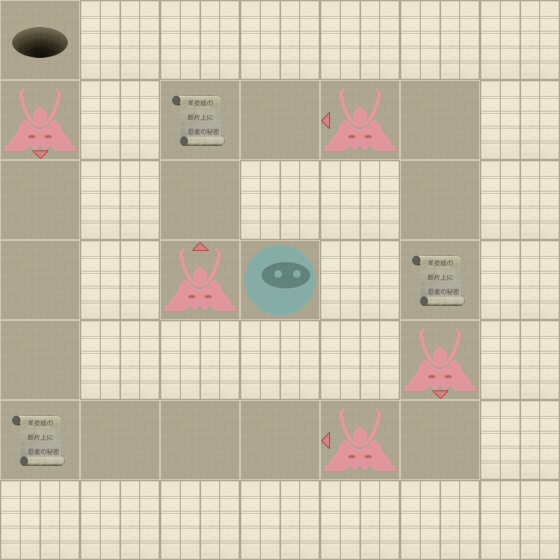

A level layout from a 2D game, rendered from its tile map. Below: a short description, then the map file with tile-grid data replaced by summaries:
An orthogonal 7x7 tile map with 80x80 px tiles, 2 tile layers (Level, Actors).

<map version="1.0" orientation="orthogonal" width="7" height="7" tilewidth="80" tileheight="80">
 <properties>
  <property name="moves" value="20" />
 </properties>
 <tileset firstgid="1" name="tiles" tilewidth="80" tileheight="80" spacing="2" margin="2">
  <image source="tiles-hd.png" width="512" height="512" />
  <tile id="0">
   <properties>
    <property name="actor" value="exit" />
   </properties>
  </tile>
  <tile id="2">
   <properties>
    <property name="actor" value="guard" />
    <property name="direction" value="down" />
   </properties>
  </tile>
  <tile id="3">
   <properties>
    <property name="actor" value="guard" />
    <property name="direction" value="left" />
   </properties>
  </tile>
  <tile id="4">
   <properties>
    <property name="actor" value="guard" />
    <property name="direction" value="right" />
   </properties>
  </tile>
  <tile id="5">
   <properties>
    <property name="actor" value="guard" />
    <property name="direction" value="up" />
   </properties>
  </tile>
  <tile id="7">
   <properties>
    <property name="actor" value="player" />
   </properties>
  </tile>
  <tile id="8">
   <properties>
    <property name="actor" value="scroll" />
   </properties>
  </tile>
  <tile id="9">
   <properties>
    <property name="wall" value="1" />
   </properties>
  </tile>
 </tileset>
 <layer name="Level" width="7" height="7">
  <data>[49 cells, 49 non-empty, 2 distinct tile ids]</data>
 </layer>
 <layer name="Actors" width="7" height="7">
  <data>[49 cells, 10 non-empty, 6 distinct tile ids]</data>
 </layer>
</map>
